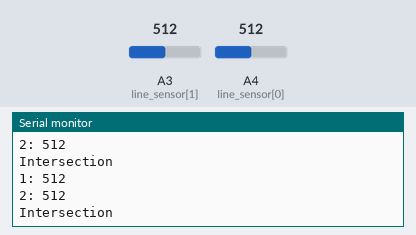
Simulated run of this sketch. Board: Arduino Uno, built with avr-gcc and run on an emulated ATmega328P. Parts: the last lines printed to the serial monitor. The test bench sets the inputs (shaded band); at power-on: A3 (line_sensor[1]) = 512, A4 (line_sensor[0]) = 512.

Above: at 1.2 s.
1.3 s: A3 (line_sensor[1]) set to 489
At 1.72 s:
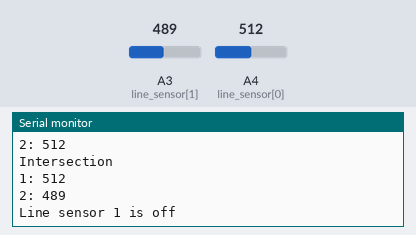
3.3 s: A4 (line_sensor[0]) set to 490
At 3.52 s:
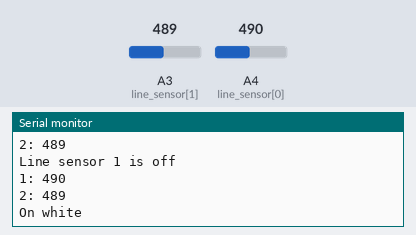
5.1 s: A4 (line_sensor[0]) set to 510
At 5.33 s:
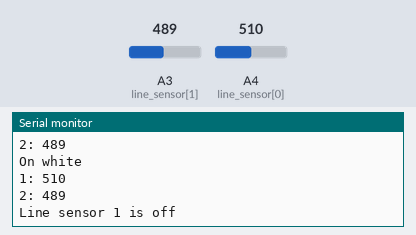
6.6 s: A3 (line_sensor[1]) set to 510
At 6.83 s:
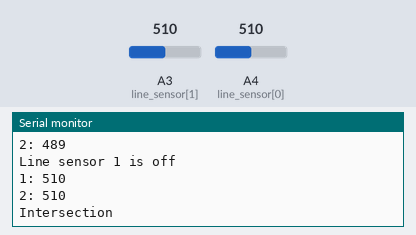
Timing chart, 0 to 9.1 s (numbered marks = the images above; inputs shaded):
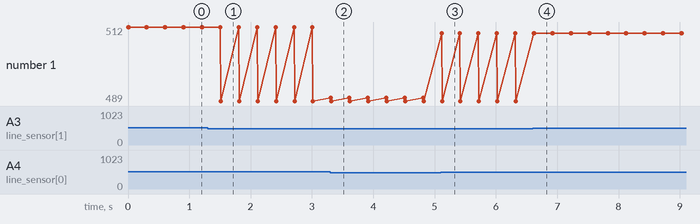

The sketch:

Line_tracking_no_motors.ino
```cpp
const int line_sensor[2] = {A4, A3};
#define THRESHOLD 500

void setup() {
  //pinMode( line_sensor[0], INPUT );
  //pinMode( line_sensor[1], INPUT );
  Serial.begin( 9600 );

}

void loop() {
  int line_sensor_1_val = analogRead( line_sensor[0] );
  int line_sensor_2_val = analogRead( line_sensor[1] );
  Serial.print( "1: " );
  Serial.println( line_sensor_1_val );

  Serial.print( "2: " );
  Serial.println( line_sensor_2_val );

  if ( line_sensor_1_val < THRESHOLD && line_sensor_2_val < THRESHOLD ) {
    Serial.println( "On white" );
  } else if ( line_sensor_1_val < THRESHOLD && line_sensor_2_val > THRESHOLD ) {
    Serial.println( "Line sensor 2 is off " );
  } else if ( line_sensor_1_val > THRESHOLD && line_sensor_2_val < THRESHOLD ) {
    Serial.println( "Line sensor 1 is off " );
  } else {
    Serial.println( "Intersection" );
  }
  delay( 300 );
}
```

Measured:
- the behaviour switches between 500 and 499 on A3 (line_sensor[1]) (found by bisection; images 0 and 1)
- after the input at 1.3 s, the serial monitor: prints a new line after 0.21 s (image 1)
- after the input at 3.3 s, the serial monitor: prints a new line at once (image 2)
- after the input at 5.1 s, the serial monitor: prints a new line at once (image 3)
- after the input at 6.6 s, the serial monitor: prints a new line at once (image 4)
- plotted number 1: 512 → 489 after the input at 1.3 s
